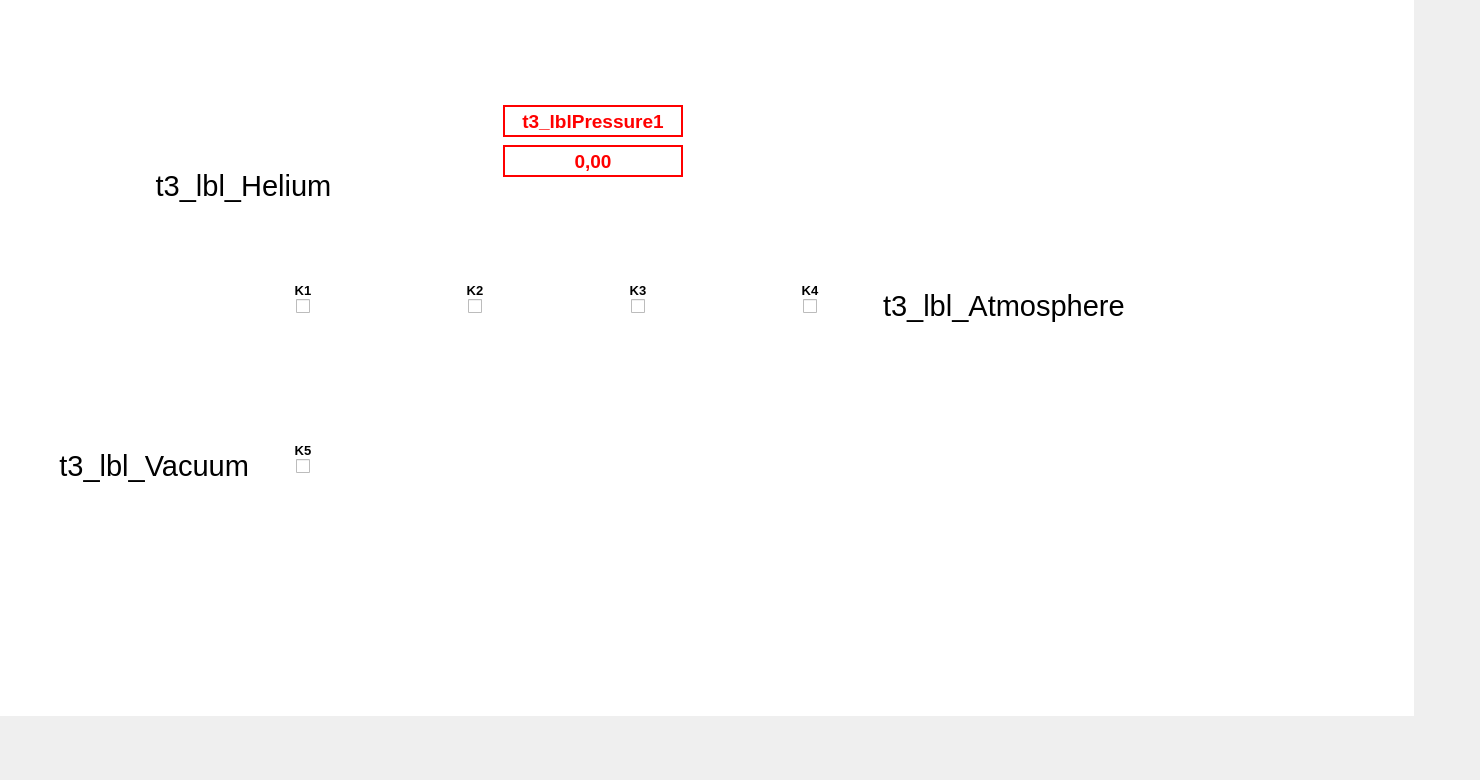
    <widget class="QWidget" name="t3">
     <attribute name="title">
      <string>t3</string>
     </attribute>
     <widget class="QCheckBox" name="t3_checkValve1">
      <property name="enabled">
       <bool>true</bool>
      </property>
      <property name="geometry">
       <rect>
        <x>296</x>
        <y>298</y>
        <width>16</width>
        <height>16</height>
       </rect>
      </property>
      <property name="font">
       <font>
        <family>Arial</family>
        <pointsize>10</pointsize>
        <weight>50</weight>
        <bold>false</bold>
       </font>
      </property>
      <property name="layoutDirection">
       <enum>Qt::LeftToRight</enum>
      </property>
      <property name="text">
       <string/>
      </property>
      <property name="iconSize">
       <size>
        <width>16</width>
        <height>16</height>
       </size>
      </property>
      <property name="checked">
       <bool>false</bool>
      </property>
      <property name="autoRepeatDelay">
       <number>300</number>
      </property>
     </widget>
     <widget class="QCheckBox" name="t3_checkValve5">
      <property name="enabled">
       <bool>true</bool>
      </property>
      <property name="geometry">
       <rect>
        <x>296</x>
        <y>458</y>
        <width>16</width>
        <height>16</height>
       </rect>
      </property>
      <property name="font">
       <font>
        <family>Arial</family>
        <pointsize>10</pointsize>
        <weight>50</weight>
        <bold>false</bold>
       </font>
      </property>
      <property name="layoutDirection">
       <enum>Qt::LeftToRight</enum>
      </property>
      <property name="text">
       <string/>
      </property>
     </widget>
     <widget class="QCheckBox" name="t3_checkValve4">
      <property name="enabled">
       <bool>true</bool>
      </property>
      <property name="geometry">
       <rect>
        <x>803</x>
        <y>298</y>
        <width>16</width>
        <height>16</height>
       </rect>
      </property>
      <property name="font">
       <font>
        <family>Arial</family>
        <pointsize>10</pointsize>
        <weight>50</weight>
        <bold>false</bold>
       </font>
      </property>
      <property name="layoutDirection">
       <enum>Qt::LeftToRight</enum>
      </property>
      <property name="text">
       <string/>
      </property>
     </widget>
     <widget class="QCheckBox" name="t3_checkValve3">
      <property name="enabled">
       <bool>true</bool>
      </property>
      <property name="geometry">
       <rect>
        <x>631</x>
        <y>298</y>
        <width>16</width>
        <height>16</height>
       </rect>
      </property>
      <property name="font">
       <font>
        <family>Arial</family>
        <pointsize>10</pointsize>
        <weight>50</weight>
        <bold>false</bold>
       </font>
      </property>
      <property name="layoutDirection">
       <enum>Qt::LeftToRight</enum>
      </property>
      <property name="text">
       <string/>
      </property>
     </widget>
     <widget class="QCheckBox" name="t3_checkValve2">
      <property name="enabled">
       <bool>true</bool>
      </property>
      <property name="geometry">
       <rect>
        <x>468</x>
        <y>298</y>
        <width>16</width>
        <height>16</height>
       </rect>
      </property>
      <property name="font">
       <font>
        <family>Arial</family>
        <pointsize>10</pointsize>
        <weight>50</weight>
        <bold>false</bold>
       </font>
      </property>
      <property name="layoutDirection">
       <enum>Qt::LeftToRight</enum>
      </property>
      <property name="text">
       <string/>
      </property>
     </widget>
     <widget class="QLabel" name="t3_lblPycnometerScheme">
      <property name="geometry">
       <rect>
        <x>113</x>
        <y>115</y>
        <width>1041</width>
        <height>421</height>
       </rect>
      </property>
      <property name="text">
       <string/>
      </property>
      <property name="pixmap">
       <pixmap>attachment/Pycnometer scheme.jpg</pixmap>
      </property>
      <property name="scaledContents">
       <bool>true</bool>
      </property>
     </widget>
     <widget class="QLabel" name="t3_lblFon">
      <property name="geometry">
       <rect>
        <x>-57</x>
        <y>-55</y>
        <width>1471</width>
        <height>771</height>
       </rect>
      </property>
      <property name="palette">
       <palette>
        <active>
         <colorrole role="WindowText">
          <brush brushstyle="SolidPattern">
           <color alpha="255">
            <red>0</red>
            <green>0</green>
            <blue>0</blue>
           </color>
          </brush>
         </colorrole>
         <colorrole role="Button">
          <brush brushstyle="SolidPattern">
           <color alpha="255">
            <red>255</red>
            <green>255</green>
            <blue>255</blue>
           </color>
          </brush>
         </colorrole>
         <colorrole role="Light">
          <brush brushstyle="SolidPattern">
           <color alpha="255">
            <red>255</red>
            <green>255</green>
            <blue>255</blue>
           </color>
          </brush>
         </colorrole>
         <colorrole role="Midlight">
          <brush brushstyle="SolidPattern">
           <color alpha="255">
            <red>255</red>
            <green>255</green>
            <blue>255</blue>
           </color>
          </brush>
         </colorrole>
         <colorrole role="Dark">
          <brush brushstyle="SolidPattern">
           <color alpha="255">
            <red>127</red>
            <green>127</green>
            <blue>127</blue>
           </color>
          </brush>
         </colorrole>
         <colorrole role="Mid">
          <brush brushstyle="SolidPattern">
           <color alpha="255">
            <red>255</red>
            <green>255</green>
            <blue>255</blue>
           </color>
          </brush>
         </colorrole>
         <colorrole role="Text">
          <brush brushstyle="SolidPattern">
           <color alpha="255">
            <red>0</red>
            <green>0</green>
            <blue>0</blue>
           </color>
          </brush>
         </colorrole>
         <colorrole role="BrightText">
          <brush brushstyle="SolidPattern">
           <color alpha="255">
            <red>255</red>
            <green>255</green>
            <blue>255</blue>
           </color>
          </brush>
         </colorrole>
         <colorrole role="ButtonText">
          <brush brushstyle="SolidPattern">
           <color alpha="255">
            <red>0</red>
            <green>0</green>
            <blue>0</blue>
           </color>
          </brush>
         </colorrole>
         <colorrole role="Base">
          <brush brushstyle="SolidPattern">
           <color alpha="255">
            <red>255</red>
            <green>255</green>
            <blue>255</blue>
           </color>
          </brush>
         </colorrole>
         <colorrole role="Window">
          <brush brushstyle="SolidPattern">
           <color alpha="255">
            <red>255</red>
            <green>255</green>
            <blue>255</blue>
           </color>
          </brush>
         </colorrole>
         <colorrole role="Shadow">
          <brush brushstyle="SolidPattern">
           <color alpha="255">
            <red>0</red>
            <green>0</green>
            <blue>0</blue>
           </color>
          </brush>
         </colorrole>
         <colorrole role="AlternateBase">
          <brush brushstyle="SolidPattern">
           <color alpha="255">
            <red>255</red>
            <green>255</green>
            <blue>255</blue>
           </color>
          </brush>
         </colorrole>
         <colorrole role="ToolTipBase">
          <brush brushstyle="SolidPattern">
           <color alpha="255">
            <red>255</red>
            <green>255</green>
            <blue>220</blue>
           </color>
          </brush>
         </colorrole>
         <colorrole role="ToolTipText">
          <brush brushstyle="SolidPattern">
           <color alpha="255">
            <red>0</red>
            <green>0</green>
            <blue>0</blue>
           </color>
          </brush>
         </colorrole>
        </active>
        <inactive>
         <colorrole role="WindowText">
          <brush brushstyle="SolidPattern">
           <color alpha="255">
            <red>0</red>
            <green>0</green>
            <blue>0</blue>
           </color>
          </brush>
         </colorrole>
         <colorrole role="Button">
          <brush brushstyle="SolidPattern">
           <color alpha="255">
            <red>255</red>
            <green>255</green>
            <blue>255</blue>
           </color>
          </brush>
         </colorrole>
         <colorrole role="Light">
          <brush brushstyle="SolidPattern">
           <color alpha="255">
            <red>255</red>
            <green>255</green>
            <blue>255</blue>
           </color>
          </brush>
         </colorrole>
         <colorrole role="Midlight">
          <brush brushstyle="SolidPattern">
           <color alpha="255">
            <red>255</red>
            <green>255</green>
            <blue>255</blue>
           </color>
          </brush>
         </colorrole>
         <colorrole role="Dark">
          <brush brushstyle="SolidPattern">
           <color alpha="255">
            <red>127</red>
            <green>127</green>
            <blue>127</blue>
           </color>
          </brush>
         </colorrole>
         <colorrole role="Mid">
          <brush brushstyle="SolidPattern">
           <color alpha="255">
            <red>255</red>
            <green>255</green>
            <blue>255</blue>
           </color>
          </brush>
         </colorrole>
         <colorrole role="Text">
          <brush brushstyle="SolidPattern">
           <color alpha="255">
            <red>0</red>
            <green>0</green>
            <blue>0</blue>
           </color>
          </brush>
         </colorrole>
         <colorrole role="BrightText">
          <brush brushstyle="SolidPattern">
           <color alpha="255">
            <red>255</red>
            <green>255</green>
            <blue>255</blue>
           </color>
          </brush>
         </colorrole>
         <colorrole role="ButtonText">
          <brush brushstyle="SolidPattern">
           <color alpha="255">
            <red>0</red>
            <green>0</green>
            <blue>0</blue>
           </color>
          </brush>
         </colorrole>
         <colorrole role="Base">
          <brush brushstyle="SolidPattern">
           <color alpha="255">
            <red>255</red>
            <green>255</green>
            <blue>255</blue>
           </color>
          </brush>
         </colorrole>
         <colorrole role="Window">
          <brush brushstyle="SolidPattern">
           <color alpha="255">
            <red>255</red>
            <green>255</green>
            <blue>255</blue>
           </color>
          </brush>
         </colorrole>
         <colorrole role="Shadow">
          <brush brushstyle="SolidPattern">
           <color alpha="255">
            <red>0</red>
            <green>0</green>
            <blue>0</blue>
           </color>
          </brush>
         </colorrole>
         <colorrole role="AlternateBase">
          <brush brushstyle="SolidPattern">
           <color alpha="255">
            <red>255</red>
            <green>255</green>
            <blue>255</blue>
           </color>
          </brush>
         </colorrole>
         <colorrole role="ToolTipBase">
          <brush brushstyle="SolidPattern">
           <color alpha="255">
            <red>255</red>
            <green>255</green>
            <blue>220</blue>
           </color>
          </brush>
         </colorrole>
         <colorrole role="ToolTipText">
          <brush brushstyle="SolidPattern">
           <color alpha="255">
            <red>0</red>
            <green>0</green>
            <blue>0</blue>
           </color>
          </brush>
         </colorrole>
        </inactive>
        <disabled>
         <colorrole role="WindowText">
          <brush brushstyle="SolidPattern">
           <color alpha="255">
            <red>127</red>
            <green>127</green>
            <blue>127</blue>
           </color>
          </brush>
         </colorrole>
         <colorrole role="Button">
          <brush brushstyle="SolidPattern">
           <color alpha="255">
            <red>255</red>
            <green>255</green>
            <blue>255</blue>
           </color>
          </brush>
         </colorrole>
         <colorrole role="Light">
          <brush brushstyle="SolidPattern">
           <color alpha="255">
            <red>255</red>
            <green>255</green>
            <blue>255</blue>
           </color>
          </brush>
         </colorrole>
         <colorrole role="Midlight">
          <brush brushstyle="SolidPattern">
           <color alpha="255">
            <red>255</red>
            <green>255</green>
            <blue>255</blue>
           </color>
          </brush>
         </colorrole>
         <colorrole role="Dark">
          <brush brushstyle="SolidPattern">
           <color alpha="255">
            <red>127</red>
            <green>127</green>
            <blue>127</blue>
           </color>
          </brush>
         </colorrole>
         <colorrole role="Mid">
          <brush brushstyle="SolidPattern">
           <color alpha="255">
            <red>255</red>
            <green>255</green>
            <blue>255</blue>
           </color>
          </brush>
         </colorrole>
         <colorrole role="Text">
          <brush brushstyle="SolidPattern">
           <color alpha="255">
            <red>127</red>
            <green>127</green>
            <blue>127</blue>
           </color>
          </brush>
         </colorrole>
         <colorrole role="BrightText">
          <brush brushstyle="SolidPattern">
           <color alpha="255">
            <red>255</red>
            <green>255</green>
            <blue>255</blue>
           </color>
          </brush>
         </colorrole>
         <colorrole role="ButtonText">
          <brush brushstyle="SolidPattern">
           <color alpha="255">
            <red>127</red>
            <green>127</green>
            <blue>127</blue>
           </color>
          </brush>
         </colorrole>
         <colorrole role="Base">
          <brush brushstyle="SolidPattern">
           <color alpha="255">
            <red>255</red>
            <green>255</green>
            <blue>255</blue>
           </color>
          </brush>
         </colorrole>
         <colorrole role="Window">
          <brush brushstyle="SolidPattern">
           <color alpha="255">
            <red>255</red>
            <green>255</green>
            <blue>255</blue>
           </color>
          </brush>
         </colorrole>
         <colorrole role="Shadow">
          <brush brushstyle="SolidPattern">
           <color alpha="255">
            <red>0</red>
            <green>0</green>
            <blue>0</blue>
           </color>
          </brush>
         </colorrole>
         <colorrole role="AlternateBase">
          <brush brushstyle="SolidPattern">
           <color alpha="255">
            <red>255</red>
            <green>255</green>
            <blue>255</blue>
           </color>
          </brush>
         </colorrole>
         <colorrole role="ToolTipBase">
          <brush brushstyle="SolidPattern">
           <color alpha="255">
            <red>255</red>
            <green>255</green>
            <blue>220</blue>
           </color>
          </brush>
         </colorrole>
         <colorrole role="ToolTipText">
          <brush brushstyle="SolidPattern">
           <color alpha="255">
            <red>0</red>
            <green>0</green>
            <blue>0</blue>
           </color>
          </brush>
         </colorrole>
        </disabled>
       </palette>
      </property>
      <property name="autoFillBackground">
       <bool>true</bool>
      </property>
      <property name="frameShape">
       <enum>QFrame::NoFrame</enum>
      </property>
      <property name="frameShadow">
       <enum>QFrame::Plain</enum>
      </property>
      <property name="text">
       <string/>
      </property>
     </widget>
     <widget class="QLabel" name="t3_lblValve1">
      <property name="geometry">
       <rect>
        <x>293</x>
        <y>280</y>
        <width>20</width>
        <height>20</height>
       </rect>
      </property>
      <property name="font">
       <font>
        <pointsize>10</pointsize>
        <weight>75</weight>
        <bold>true</bold>
       </font>
      </property>
      <property name="text">
       <string>K1</string>
      </property>
      <property name="alignment">
       <set>Qt::AlignCenter</set>
      </property>
     </widget>
     <widget class="QLabel" name="t3_lblValve2">
      <property name="geometry">
       <rect>
        <x>465</x>
        <y>280</y>
        <width>20</width>
        <height>20</height>
       </rect>
      </property>
      <property name="font">
       <font>
        <pointsize>10</pointsize>
        <weight>75</weight>
        <bold>true</bold>
       </font>
      </property>
      <property name="text">
       <string>K2</string>
      </property>
      <property name="alignment">
       <set>Qt::AlignCenter</set>
      </property>
     </widget>
     <widget class="QLabel" name="t3_lblValve3">
      <property name="geometry">
       <rect>
        <x>628</x>
        <y>280</y>
        <width>20</width>
        <height>20</height>
       </rect>
      </property>
      <property name="font">
       <font>
        <pointsize>10</pointsize>
        <weight>75</weight>
        <bold>true</bold>
       </font>
      </property>
      <property name="text">
       <string>K3</string>
      </property>
      <property name="alignment">
       <set>Qt::AlignCenter</set>
      </property>
     </widget>
     <widget class="QLabel" name="t3_lblValve4">
      <property name="geometry">
       <rect>
        <x>800</x>
        <y>280</y>
        <width>20</width>
        <height>20</height>
       </rect>
      </property>
      <property name="font">
       <font>
        <pointsize>10</pointsize>
        <weight>75</weight>
        <bold>true</bold>
       </font>
      </property>
      <property name="text">
       <string>K4</string>
      </property>
      <property name="alignment">
       <set>Qt::AlignCenter</set>
      </property>
     </widget>
     <widget class="QLabel" name="t3_lblValve5">
      <property name="geometry">
       <rect>
        <x>293</x>
        <y>440</y>
        <width>20</width>
        <height>20</height>
       </rect>
      </property>
      <property name="font">
       <font>
        <pointsize>10</pointsize>
        <weight>75</weight>
        <bold>true</bold>
       </font>
      </property>
      <property name="text">
       <string>K5</string>
      </property>
      <property name="alignment">
       <set>Qt::AlignCenter</set>
      </property>
     </widget>
     <widget class="QLabel" name="t3_lblPressure1">
      <property name="geometry">
       <rect>
        <x>503</x>
        <y>105</y>
        <width>180</width>
        <height>32</height>
       </rect>
      </property>
      <property name="palette">
       <palette>
        <active>
         <colorrole role="WindowText">
          <brush brushstyle="SolidPattern">
           <color alpha="255">
            <red>255</red>
            <green>0</green>
            <blue>0</blue>
           </color>
          </brush>
         </colorrole>
        </active>
        <inactive>
         <colorrole role="WindowText">
          <brush brushstyle="SolidPattern">
           <color alpha="255">
            <red>255</red>
            <green>0</green>
            <blue>0</blue>
           </color>
          </brush>
         </colorrole>
        </inactive>
        <disabled>
         <colorrole role="WindowText">
          <brush brushstyle="SolidPattern">
           <color alpha="255">
            <red>120</red>
            <green>120</green>
            <blue>120</blue>
           </color>
          </brush>
         </colorrole>
        </disabled>
       </palette>
      </property>
      <property name="font">
       <font>
        <pointsize>14</pointsize>
        <weight>75</weight>
        <bold>true</bold>
       </font>
      </property>
      <property name="frameShape">
       <enum>QFrame::WinPanel</enum>
      </property>
      <property name="frameShadow">
       <enum>QFrame::Plain</enum>
      </property>
      <property name="lineWidth">
       <number>3</number>
      </property>
      <property name="midLineWidth">
       <number>0</number>
      </property>
      <property name="text">
       <string>t3_lblPressure1</string>
      </property>
      <property name="alignment">
       <set>Qt::AlignCenter</set>
      </property>
     </widget>
     <widget class="QLabel" name="t3_lblPressure2">
      <property name="geometry">
       <rect>
        <x>503</x>
        <y>145</y>
        <width>180</width>
        <height>32</height>
       </rect>
      </property>
      <property name="palette">
       <palette>
        <active>
         <colorrole role="WindowText">
          <brush brushstyle="SolidPattern">
           <color alpha="255">
            <red>255</red>
            <green>0</green>
            <blue>0</blue>
           </color>
          </brush>
         </colorrole>
        </active>
        <inactive>
         <colorrole role="WindowText">
          <brush brushstyle="SolidPattern">
           <color alpha="255">
            <red>255</red>
            <green>0</green>
            <blue>0</blue>
           </color>
          </brush>
         </colorrole>
        </inactive>
        <disabled>
         <colorrole role="WindowText">
          <brush brushstyle="SolidPattern">
           <color alpha="255">
            <red>120</red>
            <green>120</green>
            <blue>120</blue>
           </color>
          </brush>
         </colorrole>
        </disabled>
       </palette>
      </property>
      <property name="font">
       <font>
        <pointsize>14</pointsize>
        <weight>75</weight>
        <bold>true</bold>
       </font>
      </property>
      <property name="frameShape">
       <enum>QFrame::WinPanel</enum>
      </property>
      <property name="frameShadow">
       <enum>QFrame::Plain</enum>
      </property>
      <property name="lineWidth">
       <number>3</number>
      </property>
      <property name="midLineWidth">
       <number>0</number>
      </property>
      <property name="text">
       <string>0,00</string>
      </property>
      <property name="alignment">
       <set>Qt::AlignCenter</set>
      </property>
     </widget>
     <widget class="QLabel" name="t3_lbl_Helium">
      <property name="geometry">
       <rect>
        <x>113</x>
        <y>155</y>
        <width>261</width>
        <height>61</height>
       </rect>
      </property>
      <property name="palette">
       <palette>
        <active>
         <colorrole role="Midlight">
          <brush brushstyle="SolidPattern">
           <color alpha="255">
            <red>255</red>
            <green>255</green>
            <blue>255</blue>
           </color>
          </brush>
         </colorrole>
         <colorrole role="Base">
          <brush brushstyle="SolidPattern">
           <color alpha="255">
            <red>255</red>
            <green>255</green>
            <blue>255</blue>
           </color>
          </brush>
         </colorrole>
         <colorrole role="Window">
          <brush brushstyle="SolidPattern">
           <color alpha="255">
            <red>255</red>
            <green>255</green>
            <blue>255</blue>
           </color>
          </brush>
         </colorrole>
        </active>
        <inactive>
         <colorrole role="Midlight">
          <brush brushstyle="SolidPattern">
           <color alpha="255">
            <red>255</red>
            <green>255</green>
            <blue>255</blue>
           </color>
          </brush>
         </colorrole>
         <colorrole role="Base">
          <brush brushstyle="SolidPattern">
           <color alpha="255">
            <red>255</red>
            <green>255</green>
            <blue>255</blue>
           </color>
          </brush>
         </colorrole>
         <colorrole role="Window">
          <brush brushstyle="SolidPattern">
           <color alpha="255">
            <red>255</red>
            <green>255</green>
            <blue>255</blue>
           </color>
          </brush>
         </colorrole>
        </inactive>
        <disabled>
         <colorrole role="Midlight">
          <brush brushstyle="SolidPattern">
           <color alpha="255">
            <red>255</red>
            <green>255</green>
            <blue>255</blue>
           </color>
          </brush>
         </colorrole>
         <colorrole role="Base">
          <brush brushstyle="SolidPattern">
           <color alpha="255">
            <red>255</red>
            <green>255</green>
            <blue>255</blue>
           </color>
          </brush>
         </colorrole>
         <colorrole role="Window">
          <brush brushstyle="SolidPattern">
           <color alpha="255">
            <red>255</red>
            <green>255</green>
            <blue>255</blue>
           </color>
          </brush>
         </colorrole>
        </disabled>
       </palette>
      </property>
      <property name="font">
       <font>
        <pointsize>22</pointsize>
        <weight>50</weight>
        <bold>false</bold>
       </font>
      </property>
      <property name="autoFillBackground">
       <bool>true</bool>
      </property>
      <property name="text">
       <string>t3_lbl_Helium</string>
      </property>
      <property name="alignment">
       <set>Qt::AlignCenter</set>
      </property>
     </widget>
     <widget class="QLabel" name="t3_lbl_Atmosphere">
      <property name="geometry">
       <rect>
        <x>883</x>
        <y>275</y>
        <width>261</width>
        <height>61</height>
       </rect>
      </property>
      <property name="palette">
       <palette>
        <active>
         <colorrole role="Midlight">
          <brush brushstyle="SolidPattern">
           <color alpha="255">
            <red>255</red>
            <green>255</green>
            <blue>255</blue>
           </color>
          </brush>
         </colorrole>
         <colorrole role="Base">
          <brush brushstyle="SolidPattern">
           <color alpha="255">
            <red>255</red>
            <green>255</green>
            <blue>255</blue>
           </color>
          </brush>
         </colorrole>
         <colorrole role="Window">
          <brush brushstyle="SolidPattern">
           <color alpha="255">
            <red>255</red>
            <green>255</green>
            <blue>255</blue>
           </color>
          </brush>
         </colorrole>
        </active>
        <inactive>
         <colorrole role="Midlight">
          <brush brushstyle="SolidPattern">
           <color alpha="255">
            <red>255</red>
            <green>255</green>
            <blue>255</blue>
           </color>
          </brush>
         </colorrole>
         <colorrole role="Base">
          <brush brushstyle="SolidPattern">
           <color alpha="255">
            <red>255</red>
            <green>255</green>
            <blue>255</blue>
           </color>
          </brush>
         </colorrole>
         <colorrole role="Window">
          <brush brushstyle="SolidPattern">
           <color alpha="255">
            <red>255</red>
            <green>255</green>
            <blue>255</blue>
           </color>
          </brush>
         </colorrole>
        </inactive>
        <disabled>
         <colorrole role="Midlight">
          <brush brushstyle="SolidPattern">
           <color alpha="255">
            <red>255</red>
            <green>255</green>
            <blue>255</blue>
           </color>
          </brush>
         </colorrole>
         <colorrole role="Base">
          <brush brushstyle="SolidPattern">
           <color alpha="255">
            <red>255</red>
            <green>255</green>
            <blue>255</blue>
           </color>
          </brush>
         </colorrole>
         <colorrole role="Window">
          <brush brushstyle="SolidPattern">
           <color alpha="255">
            <red>255</red>
            <green>255</green>
            <blue>255</blue>
           </color>
          </brush>
         </colorrole>
        </disabled>
       </palette>
      </property>
      <property name="font">
       <font>
        <pointsize>22</pointsize>
        <weight>50</weight>
        <bold>false</bold>
       </font>
      </property>
      <property name="autoFillBackground">
       <bool>true</bool>
      </property>
      <property name="text">
       <string>t3_lbl_Atmosphere</string>
      </property>
      <property name="alignment">
       <set>Qt::AlignLeading|Qt::AlignLeft|Qt::AlignVCenter</set>
      </property>
     </widget>
     <widget class="QLabel" name="t3_lbl_Vacuum">
      <property name="geometry">
       <rect>
        <x>-12</x>
        <y>435</y>
        <width>261</width>
        <height>61</height>
       </rect>
      </property>
      <property name="palette">
       <palette>
        <active>
         <colorrole role="Midlight">
          <brush brushstyle="SolidPattern">
           <color alpha="255">
            <red>255</red>
            <green>255</green>
            <blue>255</blue>
           </color>
          </brush>
         </colorrole>
         <colorrole role="Base">
          <brush brushstyle="SolidPattern">
           <color alpha="255">
            <red>255</red>
            <green>255</green>
            <blue>255</blue>
           </color>
          </brush>
         </colorrole>
         <colorrole role="Window">
          <brush brushstyle="SolidPattern">
           <color alpha="255">
            <red>255</red>
            <green>255</green>
            <blue>255</blue>
           </color>
          </brush>
         </colorrole>
        </active>
        <inactive>
         <colorrole role="Midlight">
          <brush brushstyle="SolidPattern">
           <color alpha="255">
            <red>255</red>
            <green>255</green>
            <blue>255</blue>
           </color>
          </brush>
         </colorrole>
         <colorrole role="Base">
          <brush brushstyle="SolidPattern">
           <color alpha="255">
            <red>255</red>
            <green>255</green>
            <blue>255</blue>
           </color>
          </brush>
         </colorrole>
         <colorrole role="Window">
          <brush brushstyle="SolidPattern">
           <color alpha="255">
            <red>255</red>
            <green>255</green>
            <blue>255</blue>
           </color>
          </brush>
         </colorrole>
        </inactive>
        <disabled>
         <colorrole role="Midlight">
          <brush brushstyle="SolidPattern">
           <color alpha="255">
            <red>255</red>
            <green>255</green>
            <blue>255</blue>
           </color>
          </brush>
         </colorrole>
         <colorrole role="Base">
          <brush brushstyle="SolidPattern">
           <color alpha="255">
            <red>255</red>
            <green>255</green>
            <blue>255</blue>
           </color>
          </brush>
         </colorrole>
         <colorrole role="Window">
          <brush brushstyle="SolidPattern">
           <color alpha="255">
            <red>255</red>
            <green>255</green>
            <blue>255</blue>
           </color>
          </brush>
         </colorrole>
        </disabled>
       </palette>
      </property>
      <property name="font">
       <font>
        <pointsize>22</pointsize>
        <weight>50</weight>
        <bold>false</bold>
       </font>
      </property>
      <property name="autoFillBackground">
       <bool>true</bool>
      </property>
      <property name="text">
       <string>t3_lbl_Vacuum</string>
      </property>
      <property name="alignment">
       <set>Qt::AlignRight|Qt::AlignTrailing|Qt::AlignVCenter</set>
      </property>
     </widget>
     <zorder>t3_lblFon</zorder>
     <zorder>t3_lblPycnometerScheme</zorder>
     <zorder>t3_checkValve1</zorder>
     <zorder>t3_checkValve5</zorder>
     <zorder>t3_checkValve4</zorder>
     <zorder>t3_checkValve3</zorder>
     <zorder>t3_checkValve2</zorder>
     <zorder>t3_lblValve1</zorder>
     <zorder>t3_lblValve2</zorder>
     <zorder>t3_lblValve3</zorder>
     <zorder>t3_lblValve4</zorder>
     <zorder>t3_lblValve5</zorder>
     <zorder>t3_lblPressure1</zorder>
     <zorder>t3_lblPressure2</zorder>
     <zorder>t3_lbl_Helium</zorder>
     <zorder>t3_lbl_Atmosphere</zorder>
     <zorder>t3_lbl_Vacuum</zorder>
    </widget>
